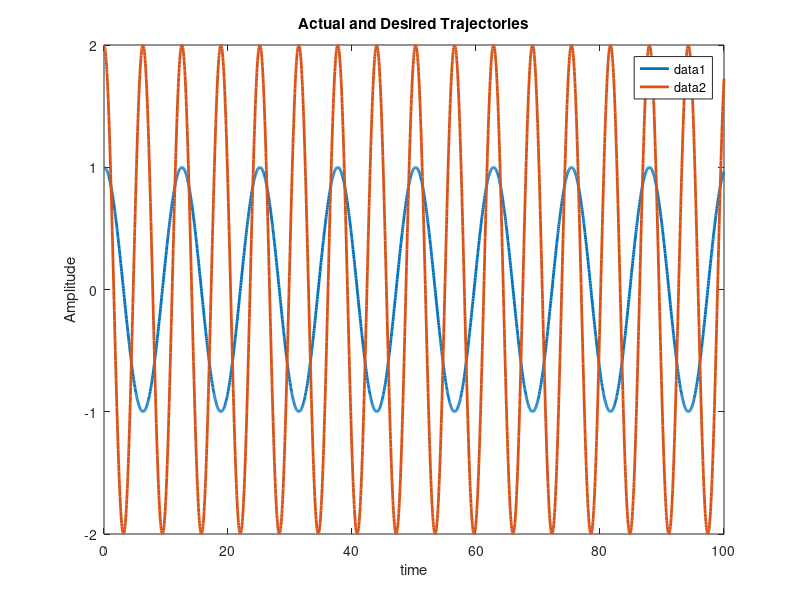

Recreate this plot in MATLAB. (Note: this script raises an error after producing the figure.)
function twoLinkRobotCLandICLstructure
close all
global controlinput pos timeprev qDotprev Y1hist ui

% setup and initialization
p1       = 3.473;
p2       = 0.196;
p3       = 0.242;
f1       = 5.3;
f2       = 1.1;

pos         = 0;
timeprev    = 0;
qDotprev    = 0;
Y1hist      = [0 0 0 0 0;0 0 0 0 0;0 0 0 0 0;0 0 0 0 0;0 0 0 0 0];
ui          = 0;
       
%Stacked Paraeter vector
theta   =[p1;p2;p3;f1;f2];
controlinput = [1;1];

%simulation final time
tf  = 100;

%Inital condition vector
X0   = [4;10;3;2;1;1;1;1;1];

% options for integration function
opts = odeset('RelTol',1e-3,'AbsTol',1e-3);

% integrate (you can send the paramters theta to the dynamics as seen below)
[t,STATES] = ode45(@(t,X) twoLinkdynamics(t,X,theta),[0 tf],X0,opts);

% Parse integrated states (STATES is the same "form" as X0)
% (i.e., in this sim, STATES = [e r thetahat] over all time);
e  = STATES(:,1:2)';
r  = STATES(:,3:4)';
thetaHat = STATES(:,5:9)';
% post computation for figures
qd          = [cos(0.5*t) 2*cos(t)]';
q = e + qd;

% plot figures
% Plot the actual vs desired trajectories
figure(1)
plot(t,qd,'-','LineWidth',2)
title('Actual and Desired Trajectories');
xlabel('time');
ylabel('Amplitude');
legend();
hold on
ax = gca;
ax.ColorOrderIndex = 1;
plot(t,q,':','LineWidth',2)
hold off

% Plot the filtered tracking error
figure(2)
plot(t,r,'--','LineWidth',2)
title('Filtered Tracking error')
xlabel('time');
ylabel('Amplitude');

% Plot the adaptive estimates vs actual parameters
figure(3)
plot(t,repmat(theta,1,length(t)),'-r','LineWidth',2)
hold on
ax = gca;
ax.ColorOrderIndex = 1;
plot(t,thetaHat,':k','LineWidth',2)
title('Adaptive Estimates & Actual Parameters')
xlabel('time');
ylabel('Amplitude');
hold off

figure(4)
time = 0:tf/length(controlinput):tf;
time(end) = [];
plot(time,controlinput(1,:))
title('Control input for Link 1');
xlabel('Time(s)')
ylabel('Torque(Nm)')

figure(5)
time = 0:tf/length(controlinput):tf;
time(end) = [];
plot(time,controlinput(2,:))
title('Control input for Link 2');
xlabel('Time(s)')
ylabel('Torque(Nm)')


end

function [XDot] = twoLinkdynamics(t,X,theta)
% initialize global variables for use in plot later.
global u controlinput pos timeprev qDotprev Y1hist ui
t
% compute desired trajectory and needed derivatives (i.e., qd, qdDot, qdDotDot)
qd          = [cos(0.5*t) 2*cos(t)]';    
qdDot       = [-0.5*sin(0.5*t) -2*sin(t)]'; 
qdDotDot    = [-0.25*cos(0.5*t) -2*cos(t)]';

% select gains (i.e., K, Kcl/Kicl, alpha, Gamma)
K       = 10;
Kcl     = 0.0000001;
gamma   = [20 0 0 0 0;0 2 0 0 0;0 0 3 0 0;0 0 0 50 0;0 0 0 0 3]; 
a       = .3;

% parse current states (X is the same size and "form" as X0)
% (i.e., in this sim, X = [e;r;thetahat])

e               = [X(1);X(2)];
r               = [X(3);X(4)];
thetaHat        = [X(5);X(6);X(7);X(8);X(9)];

% compute current q and qDot for convenience
q       = e + qd; 
qDot     = r - a*e + qdDot;
% compute cos(x2) and sin(x2) for convenience

c2       = cos(q(2));
s2       = sin(q(2));

cd2     = cos(qd(2));
sd2     = sin(qd(1));


%p and f values
p1       = 3.473;
p2       = 0.196;
p3       = 0.242;
f1       = 5.3;
f2       = 1.1;

% compute current matrices for the dynamics (i.e., M, Vm, ff)


M   = [ p1+2*p3*c2 p2+p3*c2; p2+p3*c2 p2];
Vm  = [-p3*s2*qDot(2) -p3*s2*(qDot(1)+qDot(2)); p3*s2*qDot(1) 0];
fd  = [ f1 0; 0 f2];


% compute current regression matrix (Y2 for gradient term/ non cl/icl)
%missing%
%Y2 matrix
y11      = -qdDotDot(1)+a*(qDot(1)-qdDot(1)); %Enter the expression
y12      = -qdDotDot(2)+a*(qDot(2)-qdDot(2)); %Enter the expression
y13      = s2*qDot(2)*qdDot(1) + s2*qDot(1)*qdDot(2) + s2*qDot(2)*qdDot(2) + a*s2*qDot(2)*e(1) + a*s2*qDot(1)*e(2) + a*s2*qDot(2)*e(2) - 2*c2*qdDotDot(1) - c2*qdDotDot(2) + 2*a*c2*(qDot(1)-qdDot(1)) + a*c2*(qDot(2)-qdDot(2)); %Enter the expression
y14      = -qDot(1);
y15      = 0;

y21      = 0; %Enter the expression
y22      = -qdDotDot(1) - qdDotDot(2) + a*(qDot(1)-qdDot(1)) + a*(qDot(2)-qdDot(2)); %Enter the expression
y23      = -s2*qDot(1)*qdDot(1) - a*s2*qDot(1)*e(1) - c2*qdDotDot(1) + a*c2*(qDot(1)-qdDot(1))   ; %Enter the expression
y24      = 0;
y25      = -qDot(2);
Y2        = [y11 y12 y13 y14 y15;y21 y22 y23 y24 y25];

%Y2d matrix 
yd11    = qdDotDot(1);
yd12    = qdDotDot(2);
yd13    = 2*cd2*qdDotDot(1) + cd2*qdDotDot(2) - sd2*qdDot(2)*qdDot(1) - s2*qdDot(1)*qdDot(2) - s2*qdDot(2)*qdDot(2);
yd14    = qdDot(1);
yd15    = 0;

yd21    = 0;
yd22    = qdDotDot(1) + qdDotDot(2);
yd23    = cd2*qdDotDot(1) + s2*qdDot(2)*qd(1);
yd24    = 0;
yd25    = qdDot(2);

Y2d = [yd11 yd12 yd13 yd14 yd15;yd21 yd22 yd23 yd24 yd25];



% set lambda for history stack min eigenvalue condition
lambda      = 0;


% determine if the history stack meets the min eigenvalue condition
if pos == 0 %if min eigenvalue of history stack less than lambda

    % compute qDotDot for Y1i
    dt        = t - timeprev; % determine delta time.
    dq        = qDot - qDotprev; % determine delta qDot.
    qDotDot   = dq/dt; % determine qDotDot.

    %if first loop (cannot determine dq or dt), initiallize qDotDot.
    if dt == 0
        qDotDot   = [0;0];
    end

    %determine Y1i (Y1 for this loop)
    %missing%
    Y1i     = [0 0 0 0 0;0 0 0 0 0];
    
    % determine new history stack (summation)
    Y1hist    = Y1hist + Y1i'*Y1i;
    
    % optional: save the Y1i data in an array instead, then add/remove data
    % from history stack to maximize min eigenvalue of Y1hist.

    % determine min eigenvalue of history stack
    Y1eigenVal = eig(Y1hist);

    % check min eigenvalue condition
    Y1eigenValMin = min(Y1eigenVal);
    if (Y1eigenValMin > lambda)
       pos = 1;
    else
       pos = 0;
    end
end

% design controller (i.e., u)

u = Y2 * theta;
controlinput = horzcat(controlinput,u);

% determine which update law to use (i.e., thetaHatDot)
if pos == 1
    %(after eigenvalues condition met for Y1hist)
    
    % for CL:
    % compute new cl_sumY (function of: Yi,ui,thetaHati), 
    % assuming new data in history stack
    c1_sumY = Y1i' * (ui - Y1i*thetaHat);
    
    % for ICL:
    % compute new icl_sumY(script) (function of: Yi(script),ui,x(ti),x(ti-dt),thetaHati),
    % assuming new data in history stack

    % compute thetaHatDot
    
    thetaHatDot = gamma*Y2'*r + Kcl*gamma*c1_sumY;
else
    % (before eigenvalues condition met for Y1hist)

    % compute thetaHatDot (no cl/icl term)
    
    thetaHatDot = gamma*Y2'*r;
    
    % for CL:
    % compute cl_sumY (function of: Yi,ui, thetaHat) for use later
    %missing%
    
    c1_sumY = Y1i' * (ui - Y1i*thetaHat);
    % for ICL:
    % compute icl_sumY(script) (function of: Yi(script),ui,x(ti),x(ti-deltat),thetaHati) for use later
    %missing%
end 

% compute current closed-loop errors for integration(i.e., eDot, rDot)

eDot = qDot - qdDot;
rDot = M\(-Vm*qDot-fd*qDot+u-M*qdDotDot+M*a*eDot); 
% update "previous" variables for next loop
%(i.e., qDotprev, timeprev, Y1iprev, Uiprev)

qDotprev    = qDotprev  +   1;
timeprev    = timeprev  +   1;
Y1i         = Y1i       +   1;
ui          = ui        +   1;

% Stacked dynamics vector (XDot is the same size and "form" as X)
XDot        = [eDot;rDot;thetaHatDot];
end

